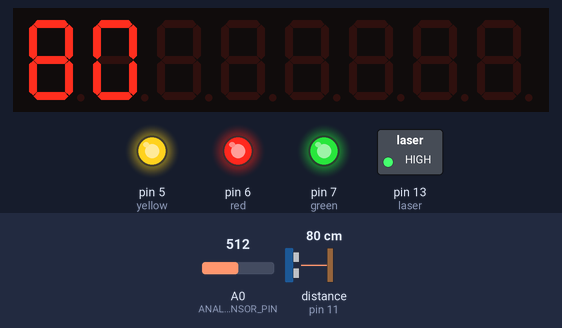
A sketch run on a simulated Arduino Uno, built with avr-gcc and run on an emulated ATmega328P. Shown: 8-digit seven-segment display, switched loads named in the sketch (green lamp = pin HIGH), output pins drawn as LEDs (lit = HIGH). Dashed ring = blinking. The test bench sets the inputs (shaded band); at power-on: distance to the obstacle (sensor on pin 11) 80 cm, A0 (ANALOG_SENSOR_PIN) = 512. The echo pulse lasts 58.3 µs per cm; what the sketch prints to the serial monitor is not drawn.

Above: at 1.29 s.
1.3 s: distance to the obstacle (sensor on pin 11) set to 22 cm
At 1.6 s:
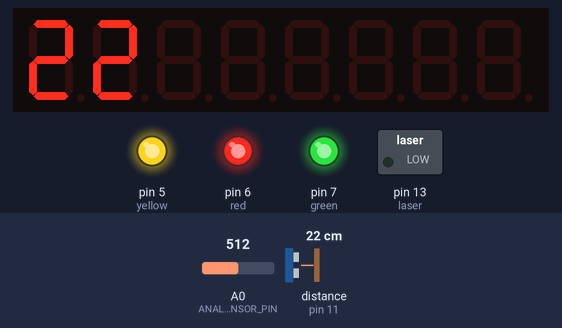
3.1 s: distance to the obstacle (sensor on pin 11) set to 17 cm
At 3.32 s:
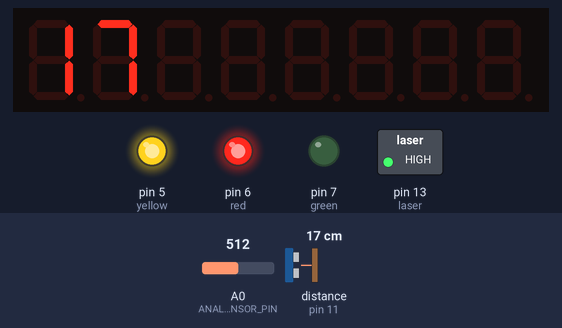
5.0 s: distance to the obstacle (sensor on pin 11) set to 11 cm
6.6 s: distance to the obstacle (sensor on pin 11) set to 8 cm
At 6.77 s:
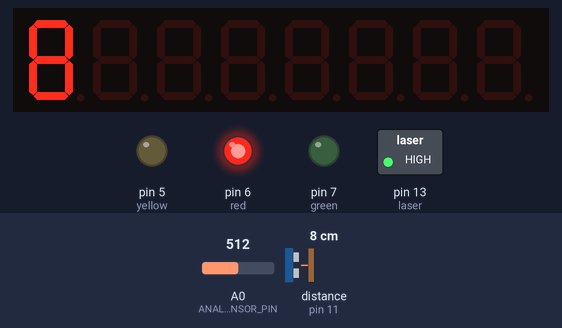
Timing chart, 0 to 9.5 s (numbered marks = the images above; inputs shaded):
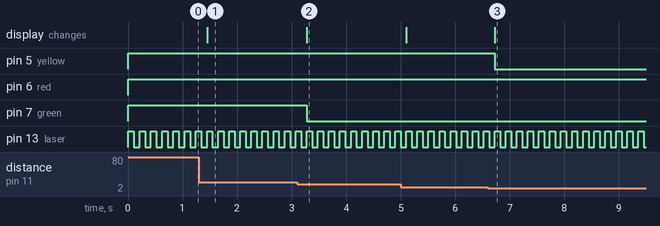

The sketch:

sketch_jan22a.ino
```cpp
/*
  Зажигаем светодиод на одну секунду, затем выключаем его на
  одну  секунду в цикле.
*/

#include "Ultrasonic.h"
#include "TM1638.h"
TM1638 module(8, 9, 10);

// sensor connected to:
// Trig - 12, Echo - 13

#define ANALOG_SENSOR_PIN  A0
#define DIGITAL_SENSOR_PIN 3


Ultrasonic ultrasonic(12, 11);


int red = 6;
int laser = 13;
int yellow = 5;
int green = 7;

int  LightAnalogValue; /* Holds the last analog value */

void setup() {
  Serial.begin(9600);             // start the serial port
  // Инициализируем цифровой вход/выход в режиме выхода.
  // Выход 13 на большинстве плат Arduino подключен к светодиоду на плате.
  pinMode(red, OUTPUT);
  pinMode(yellow, OUTPUT);
  pinMode(green, OUTPUT);
  pinMode(laser, OUTPUT);


}

void loop() {
  float dist_cm = ultrasonic.Ranging(CM);   // get distance
  //Serial.println(dist_cm);          // print the distance
  if (dist_cm < 10.0) {
    digitalWrite(red, HIGH);
    digitalWrite(yellow, LOW);
    digitalWrite(green, LOW);
  }
  if ((dist_cm > 10.0) && (dist_cm < 20.0)) {
    digitalWrite(red, HIGH);
    digitalWrite(yellow, HIGH);
    digitalWrite(green, LOW);
  }
  if (dist_cm > 20.0) {
    digitalWrite(red, HIGH);
    digitalWrite(yellow, HIGH);
    digitalWrite(green, HIGH);
  }

  String d;
  int cm =dist_cm;

  d=(String)cm;
  module.clearDisplay();
  module.setDisplayToString(d);
  digitalWrite(laser, HIGH);
  delay(100);
  digitalWrite(laser, LOW);
  delay(100);

  LightAnalogValue = analogRead(ANALOG_SENSOR_PIN);  //Read the voltage from sensor
  Serial.print("Analog Value (0 to 1023)");
  Serial.println(LightAnalogValue,DEC);


}
```

Measured:
- the behaviour switches between 20 and 19 cm on distance to the obstacle (sensor on pin 11) (found by bisection; images 1 and 2)
- the behaviour switches between 10 and 9 cm on distance to the obstacle (sensor on pin 11) (found by bisection; images 2 and 3)
- after the input at 1.3 s, the display: changes after 0.15 s (image 1)
- after the input at 3.1 s, pin 7 (green): HIGH → LOW after 0.18 s; the display: changes after 0.18 s (image 2)
- after the input at 6.6 s, pin 5 (yellow): HIGH → LOW after 0.13 s; the display: changes after 0.13 s (image 3)
- by itself, pin 13 (laser): alternates HIGH for 0.10 s and LOW for 0.10 s
